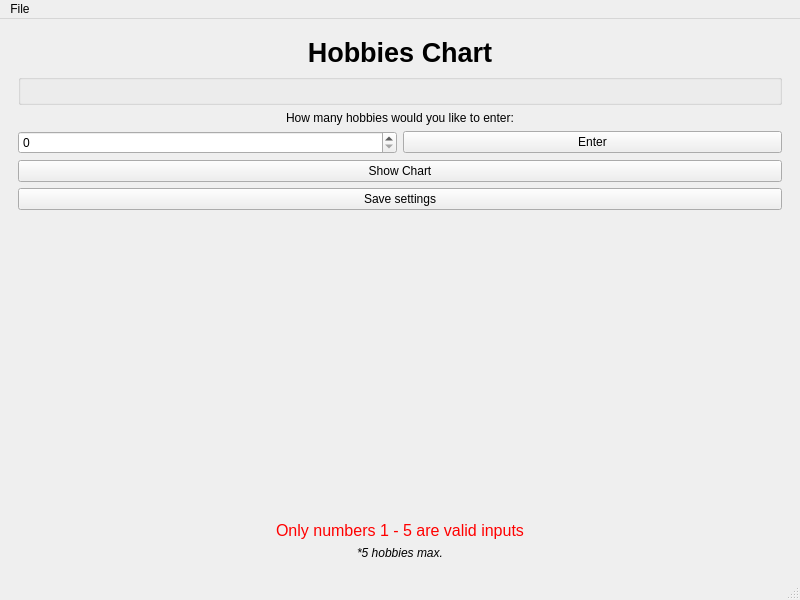
<?xml version="1.0" encoding="UTF-8"?>
<ui version="4.0">
 <class>MainWindow</class>
 <widget class="QMainWindow" name="MainWindow">
  <property name="geometry">
   <rect>
    <x>0</x>
    <y>0</y>
    <width>800</width>
    <height>600</height>
   </rect>
  </property>
  <property name="windowTitle">
   <string>MainWindow</string>
  </property>
  <widget class="QWidget" name="centralwidget">
   <layout class="QHBoxLayout" name="horizontalLayout_2">
    <item>
     <widget class="QStackedWidget" name="stackedWidget">
      <widget class="QWidget" name="page">
       <layout class="QVBoxLayout" name="verticalLayout">
        <item>
         <widget class="QLabel" name="label">
          <property name="text">
           <string>&lt;html&gt;&lt;head/&gt;&lt;body&gt;&lt;p align=&quot;center&quot;&gt;&lt;span style=&quot; font-size:20pt; font-weight:600;&quot;&gt;Hobbies Chart&lt;/span&gt;&lt;/p&gt;&lt;/body&gt;&lt;/html&gt;</string>
          </property>
         </widget>
        </item>
        <item>
         <widget class="QGroupBox" name="groupBox">
          <property name="title">
           <string/>
          </property>
         </widget>
        </item>
        <item>
         <widget class="QLabel" name="label_2">
          <property name="text">
           <string>&lt;html&gt;&lt;head/&gt;&lt;body&gt;&lt;p align=&quot;center&quot;&gt;How many hobbies would you like to enter:&lt;/p&gt;&lt;/body&gt;&lt;/html&gt;</string>
          </property>
         </widget>
        </item>
        <item>
         <layout class="QHBoxLayout" name="horizontalLayout">
          <item>
           <widget class="QSpinBox" name="AmntEntered">
            <property name="maximum">
             <number>5</number>
            </property>
           </widget>
          </item>
          <item>
           <widget class="QPushButton" name="addItemBtn">
            <property name="text">
             <string>Enter</string>
            </property>
           </widget>
          </item>
         </layout>
        </item>
        <item>
         <widget class="QPushButton" name="showChartBtn">
          <property name="text">
           <string>Show Chart</string>
          </property>
         </widget>
        </item>
        <item>
         <widget class="QPushButton" name="saveSettingsBtn">
          <property name="text">
           <string>Save settings</string>
          </property>
         </widget>
        </item>
        <item>
         <spacer name="verticalSpacer">
          <property name="orientation">
           <enum>Qt::Vertical</enum>
          </property>
          <property name="sizeHint" stdset="0">
           <size>
            <width>20</width>
            <height>323</height>
           </size>
          </property>
         </spacer>
        </item>
        <item>
         <widget class="QLabel" name="warningLabel">
          <property name="enabled">
           <bool>true</bool>
          </property>
          <property name="text">
           <string>&lt;html&gt;&lt;head/&gt;&lt;body&gt;&lt;p align=&quot;center&quot;&gt;&lt;span style=&quot; font-size:12pt; color:#ff0000;&quot;&gt;Only numbers 1 - 5 are valid inputs&lt;/span&gt;&lt;/p&gt;&lt;/body&gt;&lt;/html&gt;</string>
          </property>
         </widget>
        </item>
        <item>
         <widget class="QLabel" name="label_3">
          <property name="text">
           <string>&lt;html&gt;&lt;head/&gt;&lt;body&gt;&lt;p align=&quot;center&quot;&gt;&lt;span style=&quot; font-style:italic;&quot;&gt;*5 hobbies max.&lt;/span&gt;&lt;/p&gt;&lt;/body&gt;&lt;/html&gt;</string>
          </property>
         </widget>
        </item>
       </layout>
      </widget>
      <widget class="QWidget" name="page_2">
       <layout class="QHBoxLayout" name="horizontalLayout_3">
        <item>
         <widget class="QGroupBox" name="groupBox_3">
          <property name="sizePolicy">
           <sizepolicy hsizetype="Expanding" vsizetype="Preferred">
            <horstretch>0</horstretch>
            <verstretch>0</verstretch>
           </sizepolicy>
          </property>
          <property name="title">
           <string/>
          </property>
         </widget>
        </item>
       </layout>
      </widget>
     </widget>
    </item>
   </layout>
  </widget>
  <widget class="QMenuBar" name="menubar">
   <property name="geometry">
    <rect>
     <x>0</x>
     <y>0</y>
     <width>800</width>
     <height>20</height>
    </rect>
   </property>
   <widget class="QMenu" name="menuFile">
    <property name="title">
     <string>File</string>
    </property>
    <addaction name="actionLoadFrom"/>
   </widget>
   <addaction name="menuFile"/>
  </widget>
  <widget class="QStatusBar" name="statusbar"/>
  <action name="actionLoadFrom">
   <property name="text">
    <string>Load from file</string>
   </property>
  </action>
 </widget>
 <resources/>
 <connections/>
</ui>
